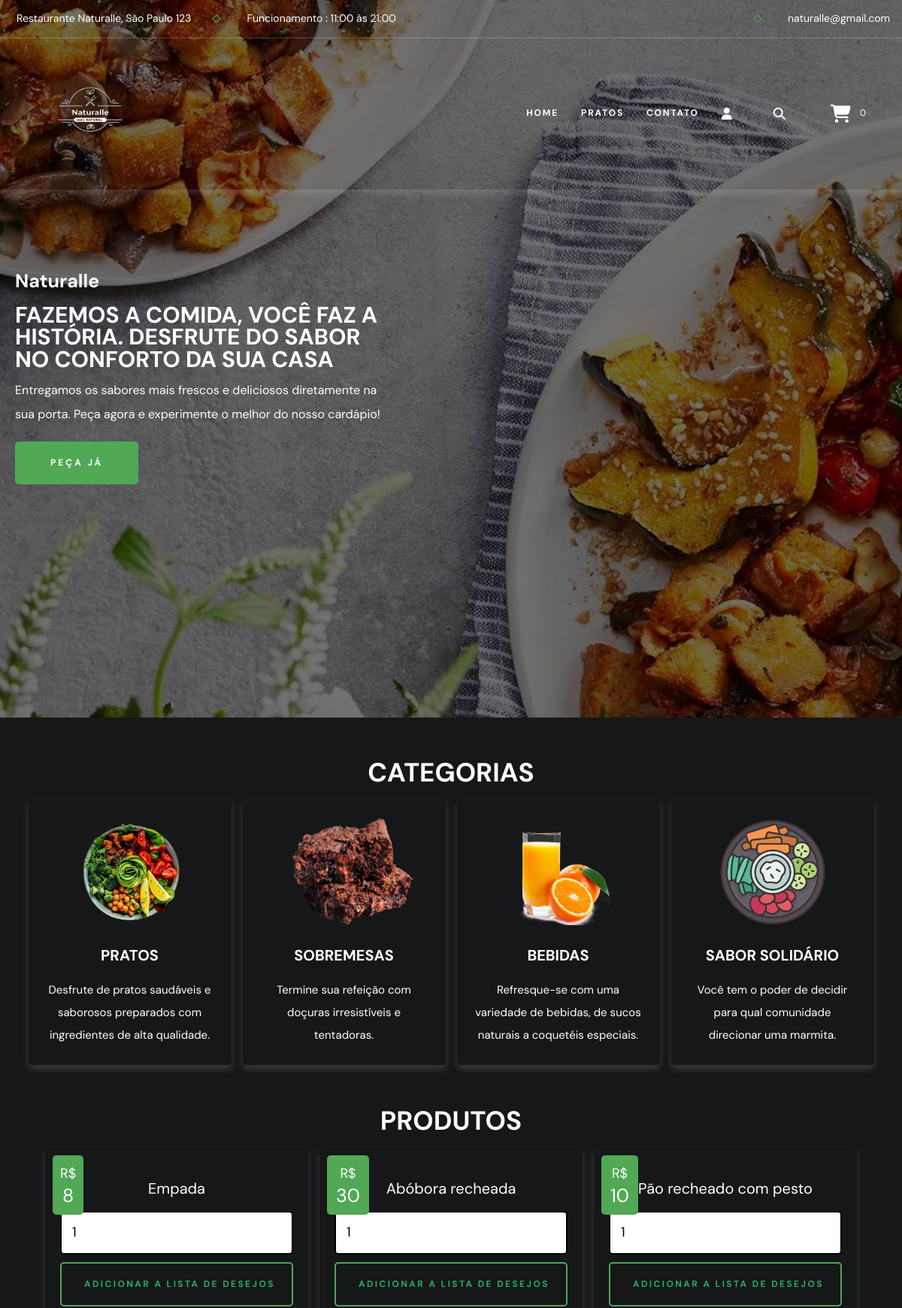
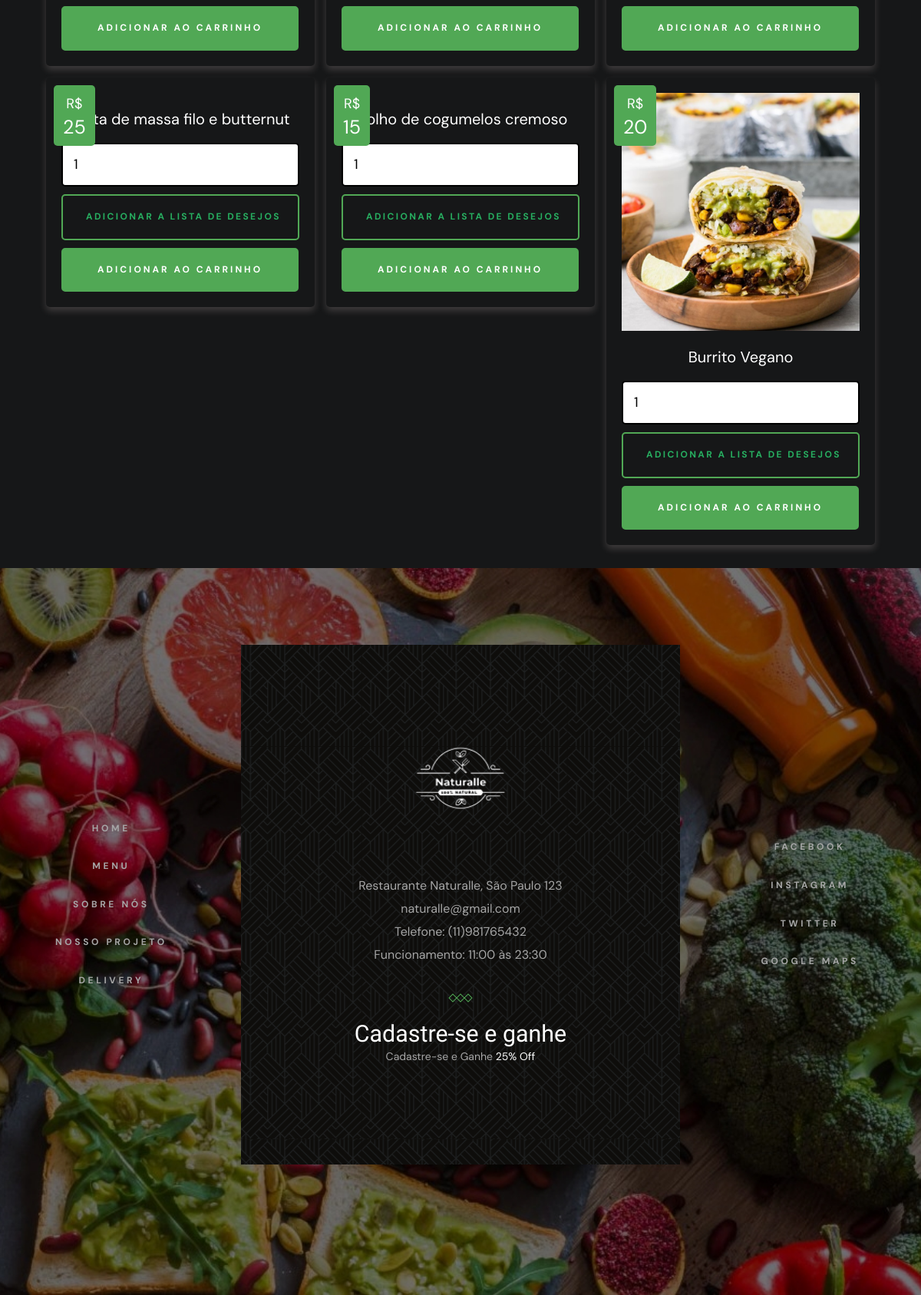
The page /home.php (signed in) on the database its author committed (2 pictures, top to bottom).
### tables this page shows
CREATE TABLE `products` (
  `id` int(100) NOT NULL,
  `name` varchar(100) NOT NULL,
  `category` varchar(20) NOT NULL,
  `details` varchar(500) NOT NULL,
  `price` int(100) NOT NULL,
  `image` varchar(100) NOT NULL
);

### home.php (the view, shortened to what this page needs)
<?php
@include 'config.php';
?>
<!DOCTYPE html>
<html lang="pt-br">
<head>
   <link rel="stylesheet" href="https://cdnjs.cloudflare.com/ajax/libs/font-awesome/6.1.1/css/all.min.css">
   <link rel="stylesheet" href="assets/css/delivery.css">
</head>
<body>
<?php include 'delivery_header.php'; ?>
<div class="home-bg">
   <section class="home">
      <div class="content">
         <br>
         <br>
         <strong><span>Naturalle</span></strong>
         <h3>Fazemos a comida, você faz a história. Desfrute do sabor no conforto da sua casa</h3>
         <p>Entregamos os sabores mais frescos e deliciosos diretamente na sua porta. Peça agora e experimente o melhor do nosso cardápio!</p>
         <a href="shop.php" class="btn">Peça Já</a>
      </div>
   </section>
</div>
<section class="home-category">
<br>
   <h1 class="title">Categorias</h1>
   <div class="box-container">
      <div class="box">
         <img src="assets/images/cat-1.png" alt="">
         <h3>Pratos</h3>
         <p>Desfrute de pratos saudáveis e saborosos preparados com ingredientes de alta qualidade.</p>
      </div>
      <div class="box">
         <img src="assets/images/cat-2.png" alt="">
         <h3>Sobremesas</h3>
         <p>Termine sua refeição com doçuras irresistíveis e tentadoras.</p>
      </div>
      <div class="box">
         <img src="assets/images/cat-3.png" alt="">
         <h3>Bebidas</h3>
         <p>Refresque-se com uma variedade de bebidas, de sucos naturais a coquetéis especiais.</p>
      </div>
      <div class="box">
         <img src="assets/images/cat-4.png" alt="">
         <h3>Sabor Solidário</h3>
         <p>Você tem o poder de decidir para qual comunidade direcionar uma marmita.</p>
      </div>
   </div>
</section>
<section class="products">
   <h1 class="title">Produtos</h1>
   <div class="box-container">
   <?php
      $select_products = $conn->prepare("SELECT * FROM `products` LIMIT 6");
      $select_products->execute();
      if($select_products->rowCount() > 0){
         while($fetch_products = $select_products->fetch(PDO::FETCH_ASSOC)){
   ?>
   <form action="" class="box" method="POST">
      <div class="price">R$<span><?= $fetch_products['price']; ?></span></div>
      <img src="uploaded_img/<?= $fetch_products['image']; ?>" alt="">
      <div class="name"><?= $fetch_products['name']; ?></div>
      <input type="number" min="1" value="1" name="p_qty" class="qty">
      <input type="submit" value="Adicionar a lista de desejos" class="option-btn" name="add_to_wishlist">
      <input type="submit" value="Adicionar ao carrinho" class="btn" name="add_to_cart">
   </form>
   <?php
      }
   }else{
      echo '<p class="empty">Nenhum produto adicionado!</p>';
   }
   ?>
   </div>
</section>
<?php include 'footer.php'; ?>
</body>
</html>

### delivery_header.php (shortened to what this page needs)
<html lang="en">
<head>
  <link rel="stylesheet" href="./assets/css/style.css">
</head>
<body id="top">
  <div class="topbar">
    <div class="container">
      <address class="topbar-item">
        <span class="span">
          Restaurante Naturalle, São Paulo 123
        </span>
      </address>
      <div class="separator"></div>
      <div class="topbar-item item-2">
        <span class="span">Funcionamento : 11:00 às 21:00 </span>
      </div>
      <a href="tel:+11234567890" class="topbar-item link">
        <div class="separator"></div>
        <a href="mailto:booking@restaurant.com" class="topbar-item link">
          <span class="span">naturalle@gmail.com</span>
        </a>
    </div>
  </div>
  <header class="header" data-header>
    <div class="container">
      <a href="#" class="logo">
        <img src="assets/images/LogoBrancaNaturalle.png" width="200" height="50" alt="Grilli - Home">
      </a>
      <nav class="navbar" data-navbar>
        <ul class="navbar-list">
          <li class="navbar-item">
            <a href="home.php" class="navbar-link hover-underline">
              <span class="span">Home</span>
            </a>
          </li>
          <li class="navbar-item">
            <a href="shop.php" class="navbar-link hover-underline">
              <span class="span">Pratos</span>
            </a>
          </li>
          <li class="navbar-item">
            <a href="contact.php" class="navbar-link hover-underline">
              <span class="span">Contato</span>
            </a>
          </li>
          <div class="icons" style="display: flex; align-items: center;">
            <div id="user-btn" class="fas fa-user" style="margin-right: 55px;"></div>
            <a href="search_page.php" class="fas fa-search" style="margin-right: 30px;"></a>
          </div>
          <?php
          $count_cart_items = $conn->prepare("SELECT * FROM `cart` WHERE user_id = ?");
          $count_cart_items->execute([$user_id]);
          ?>
          <a href="cart.php" class="cart-link">
            <i class="fas fa-shopping-cart"></i>
            <span class="cart-count"><?= $count_cart_items->rowCount(); ?></span>
        </ul>
      </nav>
    </div>
  </header>

### footer.php (shortened to what this page needs)
<footer class="footer section has-bg-image text-center"
style="background-image: url('./assets/images/Footer2.jpg')">
<div class="container">
<div class="footer-top grid-list">
<div class="footer-brand has-before has-after">
<a href="#" class="logo">
  <img src="./assets/images/LogoBrancaNaturalle.png" width="270" height="80" loading="lazy" alt="grilli home">
</a>
<address class="body-4">
  Restaurante Naturalle, São Paulo 123
</address>
<a href="emailto:booking@grilli.com" class="body-4 contact-link">naturalle@gmail.com</a>
<a href="tel:+000000000" class="body-4 contact-link">Telefone: (11)981765432</a>
<p class="body-4">
  Funcionamento: 11:00 às 23:30
</p>
<div class="wrapper">
  <div class="separator"></div>
  <div class="separator"></div>
  <div class="separator"></div>
</div>
<p class="title-1">Cadastre-se e ganhe</p>
<p class="label-1">
  Cadastre-se e Ganhe <span class="span">25% Off</span>
</p>
</div>
<ul class="footer-list">
<li>
  <a href="index.php" class="label-2 footer-link hover-underline">Home</a>
</li>
<li>
  <a href="#" class="label-2 footer-link hover-underline">Menu</a>
</li>
<li>
  <a href="sobrenos.php" class="label-2 footer-link hover-underline">Sobre nós</a>
</li>
<li>
  <a href="SaborSolidario.php" class="label-2 footer-link hover-underline">Nosso Projeto</a>
</li>
<li>
  <a href="home.php" class="label-2 footer-link hover-underline">Delivery</a>
</li>
</ul>
<ul class="footer-list">
<li>
  <a href="#" class="label-2 footer-link hover-underline">Facebook</a>
</li>
<li>
  <a href="#" class="label-2 footer-link hover-underline">Instagram</a>
</li>
<li>
  <a href="#" class="label-2 footer-link hover-underline">Twitter</a>
</li>
<li>
  <a href="#" class="label-2 footer-link hover-underline">Google Maps</a>
</li>
</ul>
</div>
</div>
</footer>

### assets/css/delivery.css (style rules this page uses)
.home-bg { background: url(../images/home-bg.jpg) no-repeat; background-size: cover; background-position: center; }
.home-bg .home { display: flex; align-items: center; min-height: 60vh; }
.home-bg .home .content { width: 50rem; }
.home-bg .home .content span { color: var(--white); font-size: 2.5rem; }
.home-bg .home .content h3 { font-size: 3rem; text-transform: uppercase; margin-top: 1.5rem; color:var(--white); }
.home-bg .home .content p { font-size: 1.6rem; padding:1rem 0; line-height: 2; color:var(--white); }
.home-bg .home .content a { display: inline-block; width: auto; }
.home-category .box-container { display: grid; grid-template-columns: repeat(auto-fit, 27rem); gap:1.5rem; justify-content: center; align-items: flex-start; }
.home-category .box-container .box { padding:2rem; text-align: center; background-color: hsla(210, 4, 9); box-shadow: var(--box-shadow); border-radius: .5rem; }
.home-category .box-container .box img { width: 100%; margin-bottom: 1rem; }
.home-category .box-container .box h3 { text-transform: uppercase; color:var(--white); padding:1rem 0; font-size: 2rem; }
.home-category .box-container .box p { line-height: 2; font-size: 1.5rem; color:var(--white); padding:.5rem 0; }
.home-category { padding-bottom: 0; }
.products .box-container { display: grid; grid-template-columns: repeat(auto-fit, 35rem); gap:1.5rem; justify-content: center; align-items: flex-start; }
.products .box-container .box { padding:2rem; text-align: center; background-color: hsla(210, 4, 9); box-shadow: var(--box-shadow); border-radius: .5rem; position: relative; }
.products .box-container .box .price { position: absolute; top:1rem; left:1rem; padding:1rem; border-radius: .5rem; background-color: var(--gold-crayola); font-size: 1.8rem; color:var(--white); }
.products .box-container .box .price span { font-size: 2.5rem; color:var(--white); margin:0 .2rem; }
.products .box-container .box img { width: 100%; margin-bottom: 1rem; }
.products .box-container .box .name { font-size: 2rem; color:var(--white); padding:1rem 0; }
.products .box-container .box .qty { margin:.5rem 0; border-radius: .5rem; padding:1.2rem 1.4rem; font-size: 1.8rem; color:var(--black); border:var(--border); width: 100%; background-color: white; }

### assets/css/components.css (style rules this page uses)
:root { --green:#27ae60; --orange:#038714; --red:#e74c3c; --black:#212121; --light-color:#666; --white:#fff; --light-bg:#f6f6f6; --border:.2rem solid var(--black); --box-shadow:0 .5rem 1rem rgba(255, 233, 233, 0.175); }
* { font-family: 'DM Sans', sans-serif; margin:0; padding:0; box-sizing: border-box; outline: none; border:none; text-decoration: none; color:var(--white); }
body { background-color: var(--black); }
html { font-size: 62.5%; scroll-behavior: smooth; scroll-padding-top: 6.5rem; }
section { padding: 30rem 2rem; max-width: 1200px; margin:0 auto; }
section.home-category { padding: 3rem 2rem; max-width: 1200px; margin:0 auto; }
section.products { padding: 3rem 2rem; max-width: 1200px; margin:0 auto; }
.btn, .delete-btn, .option-btn { display: block; width: 100%; margin-top: 1rem; border-radius: .5rem; color:var(--white); font-size: 2rem; padding:1.3rem 3rem; text-transform: capitalize; cursor: pointer; text-align: center; }
.btn { background-color: #51a855; }
.option-btn { position: relative; color: var(--green); font-size: var(--fontSize-label-2); font-weight: var(--weight-bold); text-transform: uppercase; letter-spacing: var(--letterSpacing-3); max-width: max-content; border: 2px solid var(--gold-crayola); padding: 18px 30; overflow: hidden; z-index: 1; display: flex; align-items: center; justify-content: center; }
.title { text-align: center; margin-bottom: 2rem; text-transform: uppercase; color:var(--white); font-size: 3.5rem; }
.header { background: var(--black); position: sticky; top:0; left:0; right:0; z-index: 1000; box-shadow: var(--box-shadow); }
.footer { background-color: var(--black); }

### delivery_header.php (style rules this page uses)
.cart-link { text-decoration: none; display: flex; align-items: center; position: relative; }
.fas.fa-shopping-cart { font-size: 24px; }
.cart-count { color: white; background-color: transparent; border-radius: 50%; padding: 4px 8px; font-size: 12px; margin-left: 4px; }
#user-btn { cursor: pointer; }

### rows shown on the page
products: price "8", name "Empada"
products: price "30", name "Abóbora recheada"
products: price "10", name "Pão recheado com pesto"
products: price "25", name "Torta de massa filo e butternut"
products: price "15", name "Molho de cogumelos cremoso"
products: price "20", image (picture), name "Burrito Vegano"

### other values the page prints
$count_cart_items->rowCount() "0"
